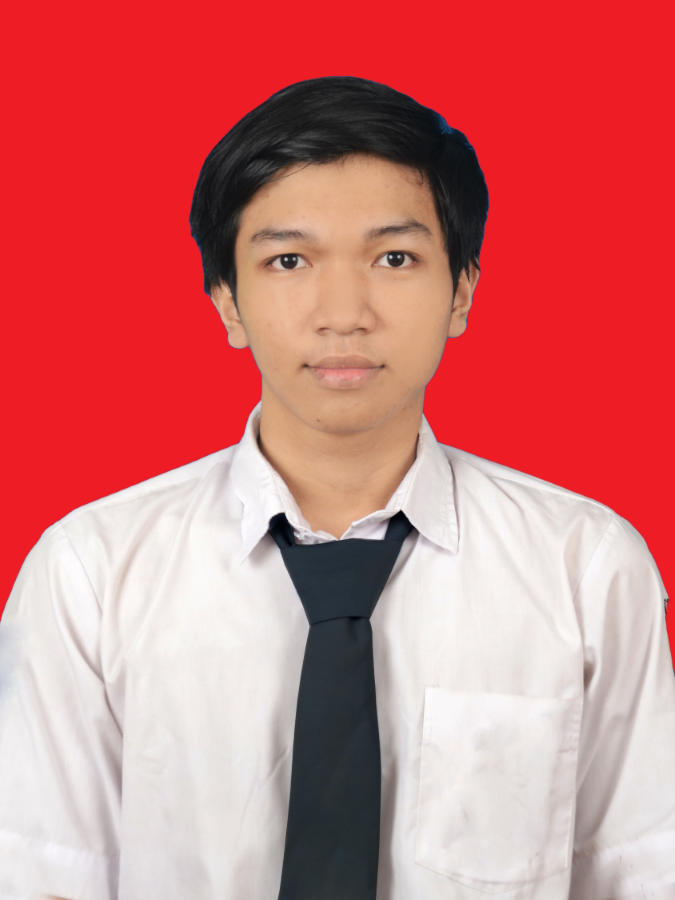
#> input picture aman.png, 675 x 900 px
$ python face_detection.py
#> lines starting #> are read from the running program, lines starting #| are printed output that depends on the picture; after the words box and inside, x2 and y2 are one past the last pixel; in counts of white or black regions, pixels touching at a corner belong together
import cv2

imagePath = 'aman.png'
cassPath = "haarcascade_frontalface_default.xml"

faceCascade = cv2.CascadeClassifier(cassPath)

image = cv2.imread(imagePath)
#> image is the input picture: shape (900, 675, 3); mean B, G, R 119.2, 119.3, 209.7
gray = cv2.cvtColor(image, cv2.COLOR_BGR2GRAY)
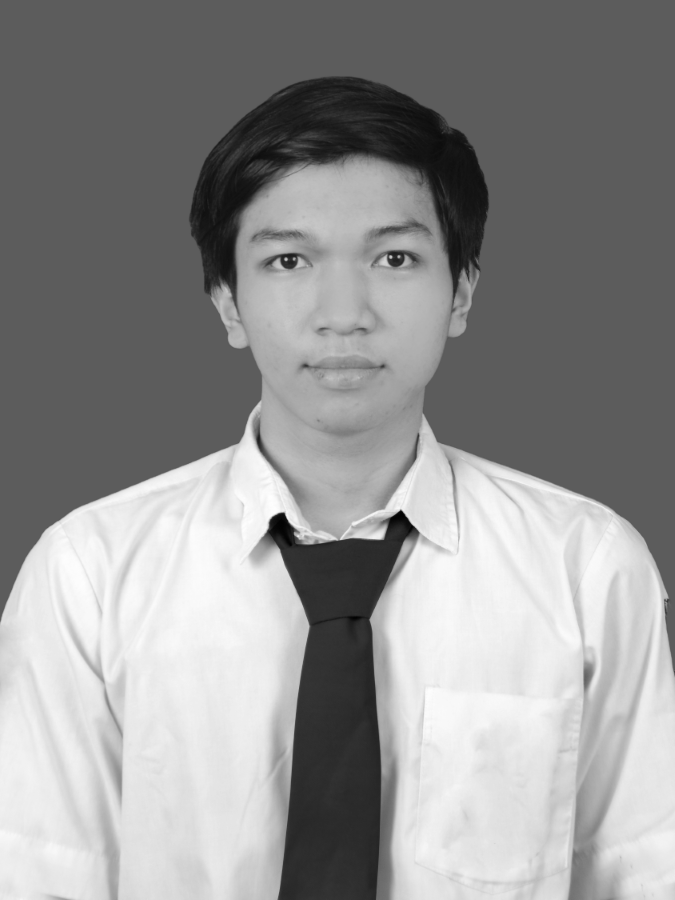
#> gray: shape (900, 675); min 2, max 255, mean 146.4


faces = faceCascade.detectMultiScale(
    gray,
    scaleFactor=1.1,
    minNeighbors=5,
    minSize=(30, 30),
    flags=cv2.CASCADE_SCALE_IMAGE
)
#> faces = [[211, 158, 265, 265]]

print("Found {0} faces!".format(len(faces)))
#| Found 1 faces!

for (x, y, w, h) in faces:
    cv2.rectangle(image, (x, y), (x+w, y+h), (0, 255, 0), 2)
#> this loop made 1 pass
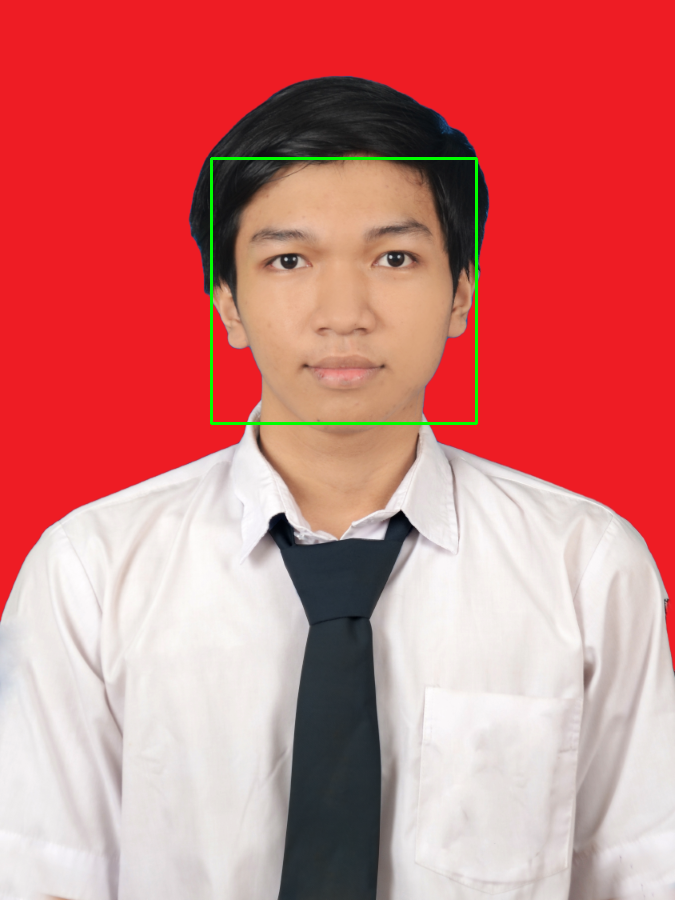
#> image: shape (900, 675, 3); 0.52% of pixels changed, all inside (x1, y1, x2, y2) = (210, 157, 478, 425)

cv2.imshow("Faces found", image)
cv2.waitKey(0)
cv2.destroyAllWindows()

$ run again, with dog_bike_car.jpg saved as aman.png
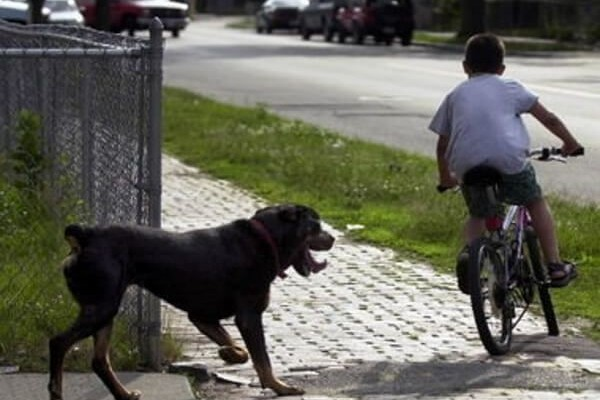
#> input picture dog_bike_car.jpg, 600 x 400 px
#> image is the input picture: shape (400, 600, 3); mean B, G, R 88.9, 99.8, 99.8
#> `gray = cv2.cvtColor(image, cv2.COLOR_BGR2GRAY)`:
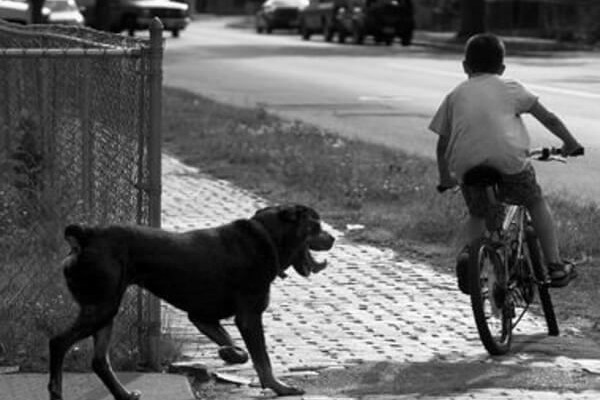
#> gray: shape (400, 600); min 0, max 255, mean 98.5
#> faces = ()
#| Found 0 faces!
